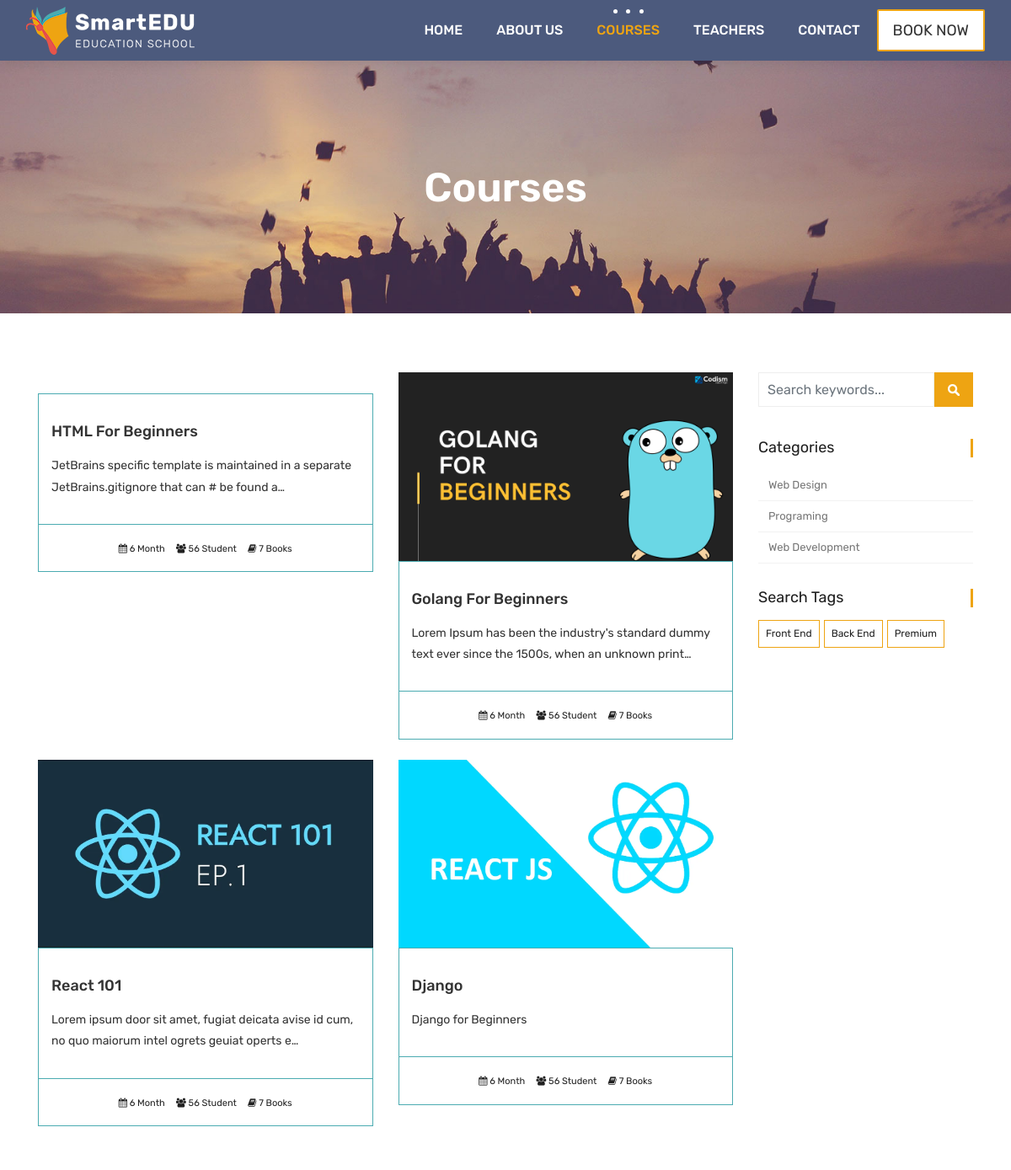
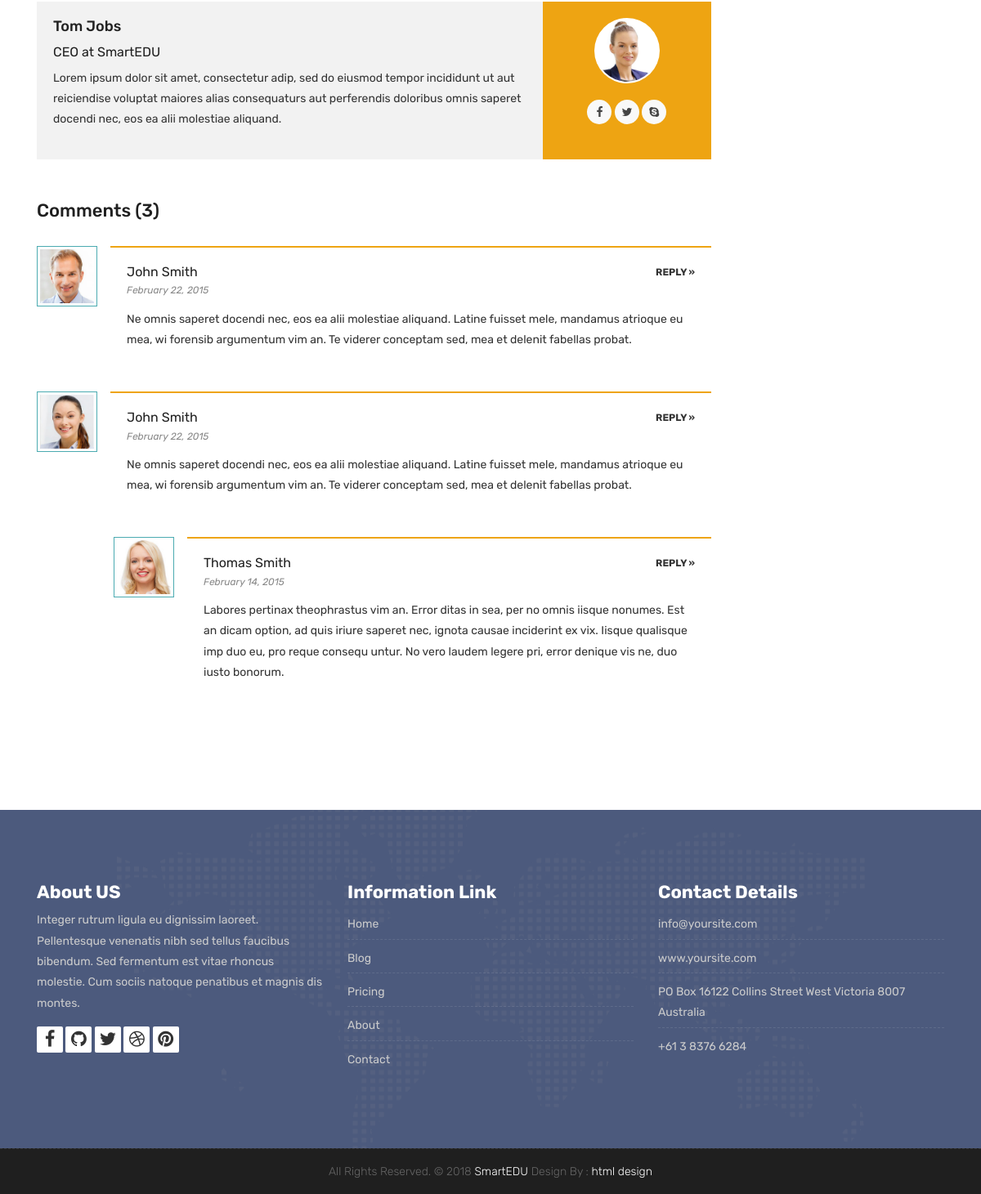
Page /courses/ on the committed database (2 pictures, top to bottom).
### courses/models.py (models this page shows, shortened)
class Course(models.Model):
    teacher = models.ForeignKey(Teacher, null=True, on_delete=models.CASCADE)
    name= models.CharField(max_length=200, unique=True, verbose_name="Kurs Adi", help_text="Kurs Adini Yaziniz")
    description = models.TextField(blank=True, null=True)
    category = models.ForeignKey(Category, null=True, on_delete=models.DO_NOTHING)
    tags = models.ManyToManyField(Tag, blank=True, null=True)
    image = models.ImageField(upload_to="courses/%Y/%m/%d/", default="courses/default_course_image.jpg")
    date = models.DateTimeField(auto_now=True)
    available = models.BooleanField(default=True)

class Category(models.Model):
    name = models.CharField(max_length=50, null=True)
    slug = models.SlugField(max_length=50, unique=True, null=True)

class Tag(models.Model):
    name = models.CharField(max_length=50, null=True)
    slug = models.SlugField(max_length=50, unique=True, null=True)

### courses/views.py (the view)
# urls.py: path('', views.course_list, name="courses"),
def course_list(request):
    courses = Course.objects.all().order_by("-date")
    categories= Category.objects.all()
    tags = Tag.objects.all()
    context = {
        "courses" : courses,
        "categories": categories,
        "tags" : tags
    }
    return render(request, "courses.html", context)

### templates/courses.html
{% extends 'partials/_base.html' %}
{% load static %}
{% block content %}
	<div class="all-title-box">
		<div class="container text-center">
			<h1>Courses</h1>
		</div>
	</div>
    <div id="overviews" class="section wb">
        <div class="container">
            <div class="row">
                <div class="col-lg-9 blog-post-single">
                    <div class="row">
                        {% for course in courses %}
                        <div class="col-lg-6 col-md-6 col-12 mb-4">
                            <div class="course-item">
                                <div class="image-blog">
                                    <img src="{{course.image.url}}" alt="" class="img-fluid">
                                </div>
                                <div class="course-br">
                                    <div class="course-title">
                                        <h2><a href="{% url 'course_detail' course.category.slug course.id %}" title="">{{course.name}}</a></h2>
                                    </div>
                                    <div class="course-desc">
                                        <p>{{course.description | truncatechars:100}}</p>
                                    </div>
                                </div>
                                <div class="course-meta-bot">
                                    <ul>
                                        <li><i class="fa fa-calendar" aria-hidden="true"></i> 6 Month</li>
                                        <li><i class="fa fa-users" aria-hidden="true"></i> 56 Student</li>
                                        <li><i class="fa fa-book" aria-hidden="true"></i> 7 Books</li>
                                    </ul>
                                </div>
                            </div>
                        </div>
                    {% endfor %}
                    </div>
					<div class="blog-author">
						<div class="author-bio">
							<h3 class="author_name"><a href="#">Tom Jobs</a></h3>
							<h5>CEO at <a href="#">SmartEDU</a></h5>
							<p class="author_det">
								Lorem ipsum dolor sit amet, consectetur adip, sed do eiusmod tempor incididunt  ut aut reiciendise voluptat maiores alias consequaturs aut perferendis doloribus omnis saperet docendi nec, eos ea alii molestiae aliquand.
							</p>
						</div>
						<div class="author-desc">
							<img src="images/author.jpg" alt="about author">
							<ul class="author-social">
								<li><a href="#"><i class="fa fa-facebook"></i></a></li>
								<li><a href="#"><i class="fa fa-twitter"></i></a></li>
								<li><a href="#"><i class="fa fa-skype"></i></a></li>
							</ul>
						</div>
					</div>
					<div class="blog-comments">
						<h4>Comments (3)</h4>
						<div id="comment-blog">
							<ul class="comment-list">
								<li class="comment">
									<div class="avatar"><img alt="" src="images/avatar-01.jpg" class="avatar"></div>
									<div class="comment-container">
										<h5 class="comment-author"><a href="#">John Smith</a></h5>
										<div class="comment-meta">
											<a href="#" class="comment-date link-style1">February 22, 2015</a>
											<a class="comment-reply-link link-style3" href="#respond">Reply »</a>
										</div>
										<div class="comment-body">
											<p>Ne omnis saperet docendi nec, eos ea alii molestiae aliquand. Latine fuisset mele, mandamus atrioque eu mea, wi forensib argumentum vim an. Te viderer conceptam sed, mea et delenit fabellas probat.</p>
										</div>
									</div>
								</li>
								<li class="comment">
									<div class="avatar"><img alt="" src="images/avatar-02.jpg" class="avatar"></div>
									<div class="comment-container">
										<h5 class="comment-author"><a href="#">John Smith</a></h5>
										<div class="comment-meta">
											<a href="#" class="comment-date link-style1">February 22, 2015</a>
											<a class="comment-reply-link link-style3" href="#respond">Reply »</a>
										</div>
										<div class="comment-body">
											<p>Ne omnis saperet docendi nec, eos ea alii molestiae aliquand. Latine fuisset mele, mandamus atrioque eu mea, wi forensib argumentum vim an. Te viderer conceptam sed, mea et delenit fabellas probat.</p>
										</div>
									</div>
									<ul class="children">
										<li class="comment">
											<div class="avatar"><img alt="" src="images/avatar-03.jpg" class="avatar"></div>
											<div class="comment-container">
												<h5 class="comment-author"><a href="#">Thomas Smith</a></h5>
												<div class="comment-meta"><a href="#" class="comment-date link-style1">February 14, 2015</a><a class="comment-reply-link link-style3" href="#respond">Reply »</a></div>
												<div class="comment-body">
													<p>Labores pertinax theophrastus vim an. Error ditas in sea, per no omnis iisque nonumes. Est an dicam option, ad quis iriure saperet nec, ignota causae inciderint ex vix. Iisque qualisque imp duo eu, pro reque consequ untur. No vero laudem legere pri, error denique vis ne, duo iusto bonorum.</p>
												</div>
											</div>
										</li>
									</ul>
								</li>
							</ul>
						</div>
					</div>
                </div>
				<div class="col-lg-3 col-12 right-single">
					<div class="widget-search">
						<div class="site-search-area">
							<form method="get" id="site-searchform" action="#">
								<div>
									<input class="input-text form-control" name="search-k" id="search-k" placeholder="Search keywords..." type="text">
									<input id="searchsubmit" value="Search" type="submit">
								</div>
							</form>
						</div>
					</div>
					<div class="widget-categories">
						<h3 class="widget-title">Categories</h3>
						<ul>
							{% for category in categories %}
							<li><a href="{% url 'courses_by_category' category.slug %}">{{category.name}}</a></li>
							{% endfor %}
						</ul>
					</div>
					<div class="widget-tags">
						<h3 class="widget-title">Search Tags</h3>
						<ul class="tags">
							{% for tag in tags %}
							<li><a href="{% url 'courses_by_tag' tag.slug %}">
								{% if tag.slug in request.path %}
								<b> {{tag.name}}</b>
								{% else %} {{tag.name}}{% endif %}
							</a></li>
							{% endfor %}
						</ul>
					</div>
				</div>
            </div>
        </div>
    </div>
    {% endblock %}

### rows in the picture
Course: name "HTML For Beginners", description "JetBrains specific template is maintained in a separate JetBrains.gitignore that can # be found a…"
Course: image (picture), name "Golang For Beginners", description "Lorem Ipsum has been the industry's standard dummy text ever since the 1500s, when an unknown print…"
Course: image (picture), name "React 101", description "Lorem ipsum door sit amet, fugiat deicata avise id cum, no quo maiorum intel ogrets geuiat operts e…"
Course: image (picture), name "Django", description "Django for Beginners"
Category: name "Web Design"
Category: name "Programing"
Category: name "Web Development"
Tag: name "Front End"
Tag: name "Back End"
Tag: name "Premium"
